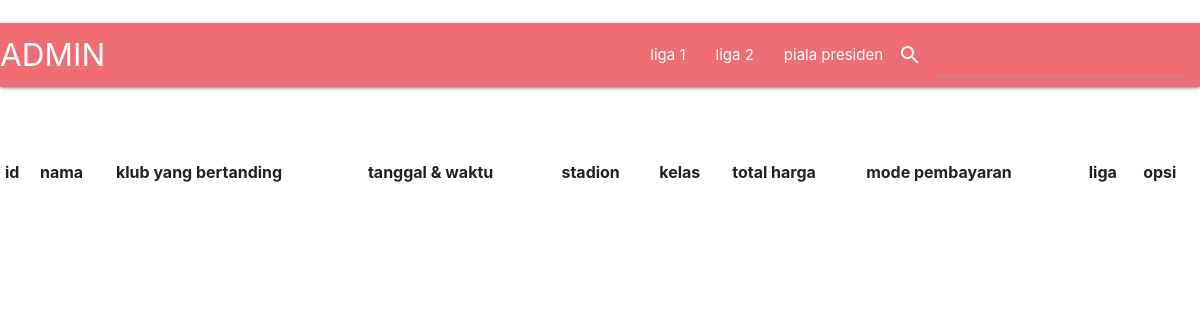
Page /cari1.php on the earlier database version.
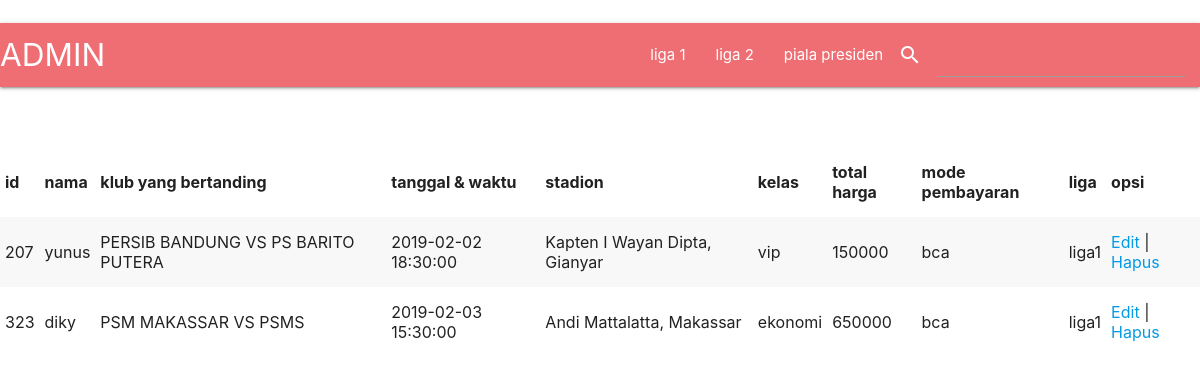
Same page on the later database version.
### tables this page shows
CREATE TABLE `pemesanan` (
  `id` char(16) NOT NULL,
  `nama` varchar(100) NOT NULL,
  `klub_b` varchar(100) NOT NULL,
  `tanggal` datetime NOT NULL,
  `stadion` varchar(100) NOT NULL,
  `kelas` varchar(20) NOT NULL,
  `total` varchar(100) NOT NULL,
  `pembayaran` varchar(20) NOT NULL,
  `liga` varchar(100) NOT NULL
);

### cari1.php (the view, shortened to what this page needs)
<?php include 'koneksi.php';
$key = $_POST['cari'];
$result =mysqli_query($koneksi, "SELECT * FROM pemesanan WHERE nama LIKE '%$key%' AND liga='liga1'");
?>
<!DOCTYPE html>
<html>
<link rel="stylesheet"href="https://cdnjs.cloudflare.com/ajax/libs/materialize/1.0.0/css/materialize.min.css">
<head>
</head>
<body>
<form method="post" action="cari1.php">
 <nav>
    <div class="nav-wrapper">
      <a href="halaman_admin.php" class="brand-logo">ADMIN</a>
      <ul id="nav-mobile" class="right hide-on-med-and-down">
        <li><a href="halaman_admin1.php">liga 1</a></li>&emsp;
        <li><a href="halaman_admin2.php">liga 2</a></li>
        <li><a href="halaman_admin3.php">piala presiden</a></li>
        <i class="small material-icons left" >search</i>
         <li class="input-field"><input type="text" name="cari" required>
         </li>
      </ul>
    </div>
  </nav>
</form></br></br>
    <table class="striped">
    <thead>
    <tr>
        <th>id</th>
        <th>nama</th>
        <th>klub yang bertanding</th>
        <th>tanggal & waktu</th>
        <th>stadion</th>
        <th>kelas</th>
        <th>total harga</th>
        <th>mode pembayaran</th>
        <th>liga</th>
        <th>opsi</th>
    </tr>
    </thead>
    <tbody>
 		<?php
		while($data = mysqli_fetch_array($result)) {
				echo "<tr>";
            echo "<td>".$data['id']."</td>";
            echo "<td>".$data['nama']."</td>";
            echo "<td>".$data['klub_b']."</td>";
            echo "<td>".$data['tanggal']."</td>";
            echo "<td>".$data['stadion']."</td>";
            echo "<td>".$data['kelas']."</td>";
            echo "<td>".$data['total']."</td>";
            echo "<td>".$data['pembayaran']."</td>";
            echo "<td>".$data['liga']."</td>";
            echo "<td>";
            echo "<a href='edit_admin.php?id=".$data['id']."'>Edit</a> | ";
            echo "<a href='hapus.php?id=".$data['id']."'>Hapus</a>";
            echo "</td>";
            echo "</tr>";
			}
		?>
	</table>
                    </div></div></div></div></section></body></html>

Differences in the rows shown:
added pemesanan: id "207", nama "yunus", klub_b "PERSIB BANDUNG VS PS BARITO PUTERA", tanggal "2019-02-02 18:30:00", stadion "Kapten I Wayan Dipta, Gianyar", kelas "vip", total "150000", pembayaran "bca", liga "liga1"
added pemesanan: id "323", nama "diky", klub_b "PSM MAKASSAR VS PSMS", tanggal "2019-02-03 15:30:00", stadion "Andi Mattalatta, Makassar", kelas "ekonomi", total "650000", pembayaran "bca", liga "liga1"
